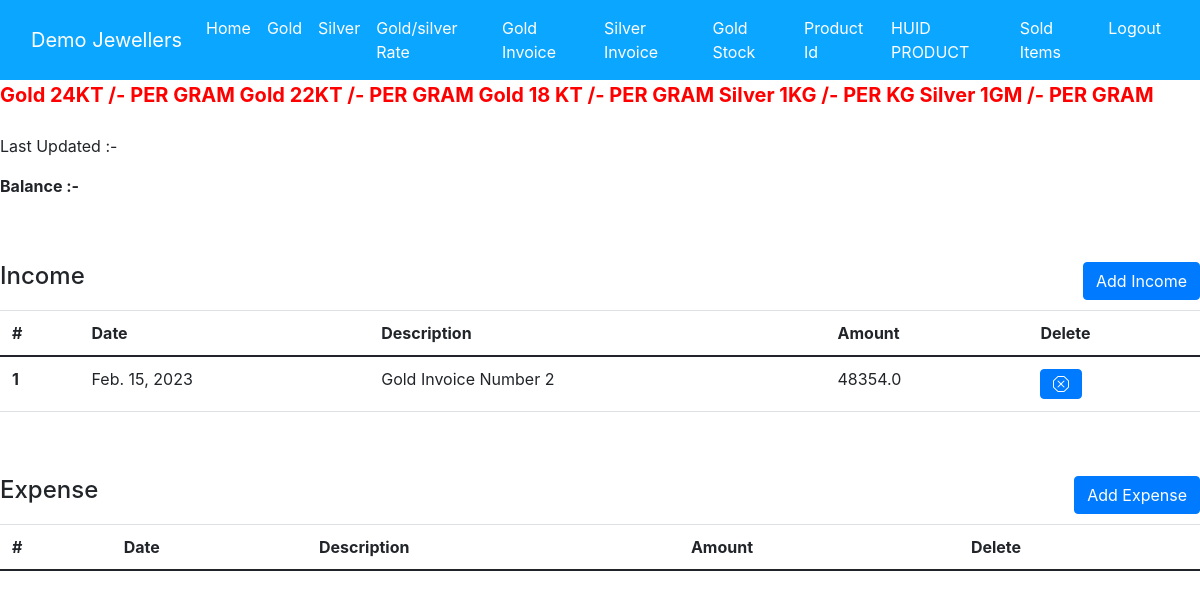
The page /accounts/income on the database its author committed.
### dashboard/models.py (models this page shows, shortened)
class Shop_details(models.Model):
    name = models.CharField(max_length=100)
    address = models.CharField(max_length=200)
    phone_number = models.CharField(max_length=10,blank=True)
    phone_number_2 = models.CharField(max_length=10,blank=True)
    gst_number = models.CharField(max_length=100)
    bis_hm_number = models.CharField(max_length=100)

### accounts/models.py (models this page shows, shortened)
class Income(models.Model):
    date = models.DateField()
    description = models.CharField(max_length=200)
    amount = models.FloatField()

### accounts/views.py (the view, shortened to what this page needs)
# urls.py: path('income',views.income,name="income"),
def income(request):
    global date
    obj = {}
    obj['date'] = str(date)
    try:
        rate = Rate.objects.get(date=date.today())
        obj['rate'] = rate
    except:
        obj['rate'] = "null"
    income = Income.objects.all()
    expense = Expense.objects.all()
    try:
        result= opening_balance.objects.last()
        obj['balance'] = result
    except Exception as e:
        print(e)
        obj['balance'] = "null"
    obj['income'] = income
    obj['expense'] = expense
    shop =  Shop_details.objects.last()
    if shop != None:
        obj['shop'] = shop
    else:
        obj['shop'] = "null"
    return render(request,"income.html",context=obj)

### templates/income.html (shortened to what this page needs)
{% extends "header.html" %}
{%block content %}
<br>
    <link href="https://maxcdn.bootstrapcdn.com/bootstrap/4.0.0-alpha.6/css/bootstrap.min.css" rel="stylesheet">
    <link rel="stylesheet" href="https://cdnjs.cloudflare.com/ajax/libs/animate.css/3.5.2/animate.min.css">
        {% if balance != "null" %}
        <p>Last Updated :- {{balance.date}} {{balance.time}}</p>
        <p><b>Balance :- {{balance.balance}}</b></p>
        {%else%}
        <p style="color:red">Please ! Enter opening balance <a href="opening_balance">Click Here to add</a></p>
        {%endif%}
<br><br>
<h4 style="float:left">Income</h4>
<button type="button" class="btn btn-primary" style="float:right" data-toggle="modal" data-target="#myModal">
    Add Income
    </button>
    <br><br>
<table class="table table-hover">
    <thead>
      <tr>
        <th scope="col">#</th>
        <th scope="col">Date</th>
        <th scope="col">Description</th>
        <th scope="col">Amount</th>
        <th scope="col">Delete</th>
      </tr>
    </thead>
    <tbody >
        {% for i in income%}
        <tr>
            <th scope="row">{{ forloop.counter }}</th>
            <td>{{i.date}}</td>
            <td>{{i.description}}</td>
            <td>{{i.amount}}</td>
           <td><button type="button" id="{{i.id}}" class="btn btn-primary delete"></button></td>
        </tr>
      {%endfor%}
    </tbody>
  </table>
<br><br>
<h4 style="float:left">Expense</h4>
<button type="button" class="btn btn-primary" style="float:right" data-toggle="modal" data-target="#myModal2">
    Add Expense
    </button><br><br>
<table class="table table-hover">
    <thead>
      <tr>
        <th scope="col">#</th>
        <th scope="col">Date</th>
        <th scope="col">Description</th>
        <th scope="col">Amount</th>
        <th scope="col">Delete</th>
      </tr>
    </thead>
  </table>
{% endblock content%}

### templates/header.html (shortened to what this page needs)
{% load static %}
<html lang="en">
<head>
     <link href="{% static 'css/bootstrap.min.css' %}" rel="stylesheet">
  </head>
<body>
    <div class="test">
    <nav class="navbar navbar-expand-lg ">
        <div class="container-fluid">
          {% if shop != "null" %}
            <a class="navbar-brand" href="/dashboard" style="color:white">{{shop.name}}</a>
          {%else%}
          <a class="navbar-brand" href="#" style="color:red">Please Enter Shop Details</a>
          {% endif%}
          <div class="collapse navbar-collapse" id="navbarSupportedContent">
            <ul class="navbar-nav me-auto mb-2 mb-lg-0">
              <li class="nav-item">
                <a class="nav-link active" aria-current="page" href="http://127.0.0.1:8000/dashboard" style="color:white">Home</a>
              </li>
               <li class="nav-item">
                <a class="nav-link" href="http://127.0.0.1:8000/gold" style="color:white">Gold</a>
              </li>
              <li class="nav-item">
                <a class="nav-link" href="http://127.0.0.1:8000/silver" style="color:white">Silver</a>
              </li>
              <li class="nav-item">
                <a class="nav-link"  href="http://127.0.0.1:8000/rate" style="color:white">Gold/silver Rate</a>
              </li>
              <li class="nav-item">
                <a class="nav-link" href="http://127.0.0.1:8000/gold_invoice" style="color:white">Gold Invoice</a>
              </li>
              <li class="nav-item">
                <a class="nav-link" href="http://127.0.0.1:8000/silver_invoice" style="color:white">Silver Invoice</a>
              </li>
              <li class="nav-item">
                <a class="nav-link" href="http://127.0.0.1:8000/product" style="color:white">Gold Stock</a>
              </li>
              <li style="float:right">
                <a class="nav-link" href="pid" style="color:white" >Product Id</a>
              </li>
              <li class="nav-item">
                <a class="nav-link" href="http://127.0.0.1:8000/huid" style="color:white">HUID PRODUCT</a>
              </li>
               <li style="float:right">
                <a class="nav-link" href="http://127.0.0.1:8000/sold"style="color:white" >Sold Items</a>
              </li>
              <li style="float:right">
                <a class="nav-link" href="logout" style="color:white">Logout</a>
              </li>
            </ul>
          </div>
        </div>
      </nav>
    </div>
      <marquee width="100%" direction="right" height="50px" scrollamount="12" style="color:red;font-size: 20px;">
      <b>Gold 24KT  /- PER GRAM Gold 22KT  /- PER GRAM Gold 18 KT   /- PER GRAM Silver 1KG  /- PER KG Silver 1GM   /- PER GRAM</b>
      </marquee>
{% block content %}
{% endblock %}
</body>
</html>

### templates/header.html (style rules this page uses)
.navbar { background-color:#0ba6ff; }

### rows shown on the page
Shop_details: name "Demo Jewellers"
Income: date "Feb. 15, 2023", description "Gold Invoice Number 2", amount "48354.0"
